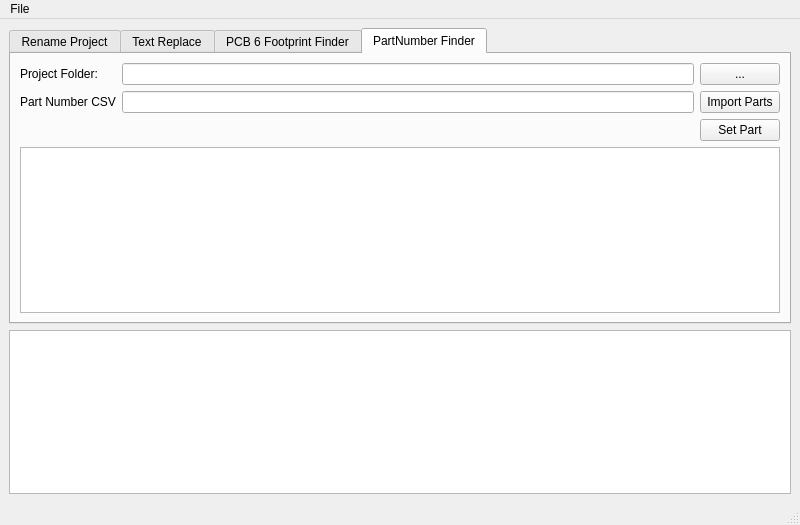
<?xml version="1.0" encoding="UTF-8"?>
<ui version="4.0">
 <class>MainWindow</class>
 <widget class="QMainWindow" name="MainWindow">
  <property name="geometry">
   <rect>
    <x>0</x>
    <y>0</y>
    <width>800</width>
    <height>525</height>
   </rect>
  </property>
  <property name="windowTitle">
   <string>Kicad Helper</string>
  </property>
  <widget class="QWidget" name="centralwidget">
   <layout class="QGridLayout" name="gridLayout">
    <item row="1" column="0">
     <widget class="QListWidget" name="lwLogs"/>
    </item>
    <item row="0" column="0">
     <widget class="QTabWidget" name="tabWidget">
      <property name="currentIndex">
       <number>3</number>
      </property>
      <widget class="QWidget" name="tabRename">
       <attribute name="title">
        <string>Rename Project</string>
       </attribute>
       <layout class="QGridLayout" name="gridLayout_5">
        <item row="3" column="1">
         <widget class="QCheckBox" name="cbCopyFiles">
          <property name="text">
           <string>Copy Files</string>
          </property>
          <property name="checked">
           <bool>true</bool>
          </property>
         </widget>
        </item>
        <item row="1" column="1">
         <widget class="QLineEdit" name="leOldName"/>
        </item>
        <item row="2" column="0">
         <widget class="QLabel" name="label_8">
          <property name="text">
           <string>New Name:</string>
          </property>
         </widget>
        </item>
        <item row="0" column="1">
         <widget class="QLineEdit" name="leProject"/>
        </item>
        <item row="2" column="1">
         <widget class="QLineEdit" name="leNewName"/>
        </item>
        <item row="3" column="3">
         <widget class="QPushButton" name="pbRename">
          <property name="text">
           <string>Rename</string>
          </property>
         </widget>
        </item>
        <item row="0" column="0">
         <widget class="QLabel" name="label_6">
          <property name="text">
           <string>Project:</string>
          </property>
         </widget>
        </item>
        <item row="1" column="0">
         <widget class="QLabel" name="label_7">
          <property name="text">
           <string>Old Name:</string>
          </property>
         </widget>
        </item>
        <item row="4" column="3">
         <spacer name="verticalSpacer_3">
          <property name="orientation">
           <enum>Qt::Vertical</enum>
          </property>
          <property name="sizeHint" stdset="0">
           <size>
            <width>20</width>
            <height>40</height>
           </size>
          </property>
         </spacer>
        </item>
        <item row="0" column="3">
         <widget class="QPushButton" name="pbProject">
          <property name="text">
           <string>...</string>
          </property>
         </widget>
        </item>
       </layout>
      </widget>
      <widget class="QWidget" name="tabReplace">
       <attribute name="title">
        <string>Text Replace</string>
       </attribute>
       <layout class="QGridLayout" name="gridLayout_4">
        <item row="0" column="0">
         <widget class="QLabel" name="label_4">
          <property name="text">
           <string>PCB/Schematic:</string>
          </property>
         </widget>
        </item>
        <item row="0" column="1">
         <widget class="QLineEdit" name="leSchematic"/>
        </item>
        <item row="0" column="2">
         <widget class="QPushButton" name="pbFindSchematic">
          <property name="text">
           <string>...</string>
          </property>
         </widget>
        </item>
        <item row="1" column="0">
         <widget class="QLabel" name="label_5">
          <property name="text">
           <string>Map CSV:</string>
          </property>
         </widget>
        </item>
        <item row="1" column="1">
         <widget class="QLineEdit" name="leMapCSV"/>
        </item>
        <item row="1" column="2">
         <widget class="QPushButton" name="pbImportCSV">
          <property name="text">
           <string>Import CSV</string>
          </property>
         </widget>
        </item>
        <item row="2" column="2">
         <widget class="QPushButton" name="pbTextReplace">
          <property name="text">
           <string>Run</string>
          </property>
         </widget>
        </item>
        <item row="3" column="0" colspan="3">
         <widget class="QListWidget" name="lwWords"/>
        </item>
       </layout>
      </widget>
      <widget class="QWidget" name="tabFootprint">
       <attribute name="title">
        <string>PCB 6 Footprint Finder</string>
       </attribute>
       <layout class="QGridLayout" name="gridLayout_3">
        <item row="1" column="2">
         <widget class="QPushButton" name="pbCheckFP">
          <property name="text">
           <string>Check FootPrints</string>
          </property>
         </widget>
        </item>
        <item row="0" column="0">
         <widget class="QLabel" name="label_3">
          <property name="text">
           <string>PCB:</string>
          </property>
         </widget>
        </item>
        <item row="0" column="2">
         <widget class="QPushButton" name="pbFindPCB">
          <property name="text">
           <string>...</string>
          </property>
         </widget>
        </item>
        <item row="0" column="1">
         <widget class="QLineEdit" name="lePCB"/>
        </item>
        <item row="2" column="2">
         <spacer name="verticalSpacer_2">
          <property name="orientation">
           <enum>Qt::Vertical</enum>
          </property>
          <property name="sizeHint" stdset="0">
           <size>
            <width>20</width>
            <height>40</height>
           </size>
          </property>
         </spacer>
        </item>
       </layout>
      </widget>
      <widget class="QWidget" name="tabPartNumber">
       <attribute name="title">
        <string>PartNumber Finder</string>
       </attribute>
       <layout class="QGridLayout" name="gridLayout_2">
        <item row="0" column="1">
         <widget class="QLineEdit" name="leProjectFolder"/>
        </item>
        <item row="0" column="2">
         <widget class="QPushButton" name="pbFindProjet">
          <property name="text">
           <string>...</string>
          </property>
         </widget>
        </item>
        <item row="0" column="0">
         <widget class="QLabel" name="label">
          <property name="text">
           <string>Project Folder:</string>
          </property>
         </widget>
        </item>
        <item row="2" column="2">
         <widget class="QPushButton" name="pbSetPartsInSch">
          <property name="text">
           <string>Set Part</string>
          </property>
         </widget>
        </item>
        <item row="1" column="0">
         <widget class="QLabel" name="label_2">
          <property name="text">
           <string>Part Number CSV</string>
          </property>
         </widget>
        </item>
        <item row="1" column="2">
         <widget class="QPushButton" name="pbImportParts">
          <property name="text">
           <string>Import Parts</string>
          </property>
         </widget>
        </item>
        <item row="1" column="1">
         <widget class="QLineEdit" name="lePartsCSV"/>
        </item>
        <item row="3" column="0" colspan="3">
         <widget class="QTableWidget" name="tableWidget"/>
        </item>
       </layout>
      </widget>
     </widget>
    </item>
   </layout>
  </widget>
  <widget class="QMenuBar" name="menubar">
   <property name="geometry">
    <rect>
     <x>0</x>
     <y>0</y>
     <width>800</width>
     <height>26</height>
    </rect>
   </property>
   <widget class="QMenu" name="menuFile">
    <property name="title">
     <string>File</string>
    </property>
    <addaction name="actionOpen_Project"/>
    <addaction name="actionOpen_Logs"/>
    <addaction name="separator"/>
    <addaction name="actionClose"/>
   </widget>
   <addaction name="menuFile"/>
  </widget>
  <widget class="QStatusBar" name="statusbar"/>
  <action name="actionClose">
   <property name="text">
    <string>Close</string>
   </property>
  </action>
  <action name="actionOpen_Logs">
   <property name="text">
    <string>Open Logs</string>
   </property>
  </action>
  <action name="actionOpen_Project">
   <property name="text">
    <string>Open Project</string>
   </property>
  </action>
 </widget>
 <resources/>
 <connections/>
</ui>
